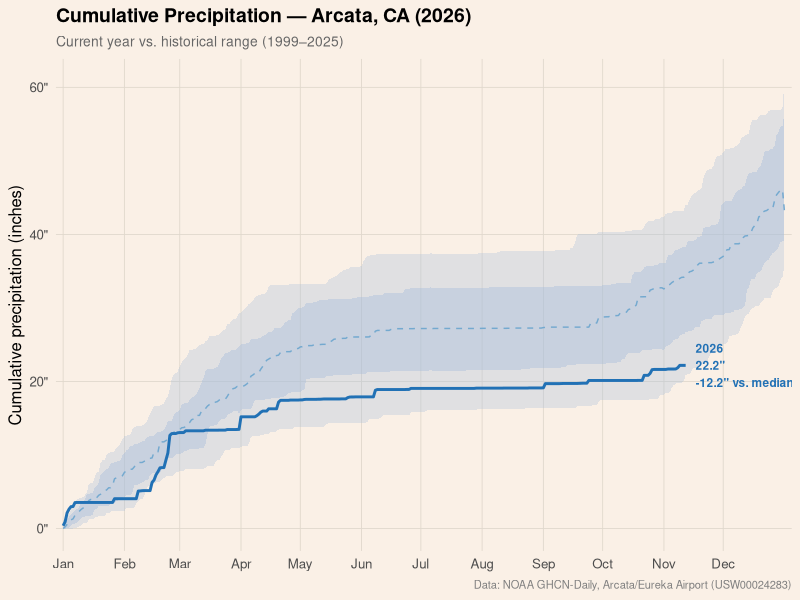

The R source for this figure:
library(readr)
library(dplyr)
library(ggplot2)
library(lubridate)
library(scales)

# Read data
weather <- read_csv("../../docs/arcata-weather/ghcn_arcata.csv")

current_year <- year(Sys.Date())

# Add day-of-year and year columns
precip <- weather %>%
  filter(!is.na(PRCP)) %>%
  mutate(year = year(date),
         doy = yday(date)) %>%
  # Only use complete years (>= 360 days) for historical stats, plus current year
  group_by(year) %>%
  mutate(days_in_year = n()) %>%
  ungroup() %>%
  filter(days_in_year >= 360 | year == current_year)

# Calculate cumulative precipitation by year
cumulative <- precip %>%
  arrange(year, doy) %>%
  group_by(year) %>%
  mutate(cum_precip = cumsum(PRCP)) %>%
  ungroup()

# Historical stats (excluding current year)
historical <- cumulative %>%
  filter(year != current_year) %>%
  group_by(doy) %>%
  summarise(
    p10 = quantile(cum_precip, 0.10, na.rm = TRUE),
    p25 = quantile(cum_precip, 0.25, na.rm = TRUE),
    p50 = quantile(cum_precip, 0.50, na.rm = TRUE),
    p75 = quantile(cum_precip, 0.75, na.rm = TRUE),
    p90 = quantile(cum_precip, 0.90, na.rm = TRUE),
    .groups = "drop"
  )

# Current year data
this_year <- cumulative %>%
  filter(year == current_year)

# Date labels for x-axis
date_breaks <- as.Date(paste0(current_year, "-", 1:12, "-01"))
date_doy <- yday(date_breaks)
month_labels <- month(date_breaks, label = TRUE)

# Find where current year stands vs. median at latest day
latest <- this_year %>% filter(doy == max(doy))
median_at_latest <- historical %>% filter(doy == latest$doy) %>% pull(p50)
diff_inches <- round(latest$cum_precip - median_at_latest, 1)
diff_label <- ifelse(diff_inches >= 0,
                     paste0("+", diff_inches, "\" vs. median"),
                     paste0(diff_inches, "\" vs. median"))

# Historical year range
min_year <- cumulative %>% filter(year != current_year) %>% pull(year) %>% min()
max_year <- cumulative %>% filter(year != current_year) %>% pull(year) %>% max()

# Plot
p <- ggplot() +
  # Historical ribbons
  geom_ribbon(data = historical, aes(x = doy, ymin = p10, ymax = p90),
              fill = "#a6bddb", alpha = 0.3) +
  geom_ribbon(data = historical, aes(x = doy, ymin = p25, ymax = p75),
              fill = "#a6bddb", alpha = 0.4) +
  # Median line
  geom_line(data = historical, aes(x = doy, y = p50),
            color = "#74a9cf", linewidth = 0.5, linetype = "dashed") +
  # Current year

  geom_line(data = this_year, aes(x = doy, y = cum_precip),
            color = "#2171b5", linewidth = 1) +
  # Annotation
  annotate("text", x = latest$doy + 5, y = latest$cum_precip,
           label = paste0(current_year, "\n", round(latest$cum_precip, 1), "\"\n",
                          diff_label),
           hjust = 0, size = 3, color = "#2171b5", fontface = "bold") +
  # Styling
  scale_x_continuous(breaks = date_doy, labels = month_labels, expand = c(0.01, 0)) +
  scale_y_continuous(labels = function(x) paste0(x, "\"")) +
  labs(
    title = paste0("Cumulative Precipitation — Arcata, CA (", current_year, ")"),
    subtitle = paste0("Current year vs. historical range (", min_year, "–", max_year, ")"),
    x = NULL, y = "Cumulative precipitation (inches)",
    caption = "Data: NOAA GHCN-Daily, Arcata/Eureka Airport (USW00024283)"
  ) +
  theme_minimal(base_size = 12) +
  theme(
    plot.background = element_rect(fill = "linen", color = NA),
    panel.background = element_rect(fill = "linen", color = NA),
    panel.grid.minor = element_blank(),
    panel.grid.major = element_line(color = "#e0d8cc", linewidth = 0.3),
    plot.title = element_text(face = "bold", size = 14),
    plot.subtitle = element_text(color = "gray40", size = 10),
    plot.caption = element_text(color = "gray50", size = 8),
    axis.text = element_text(color = "gray30")
  )

ggsave("../../images/arcata-cumulative-precip.png", p, width = 10, height = 6, dpi = 150)
cat("Saved images/arcata-cumulative-precip.png\n")
